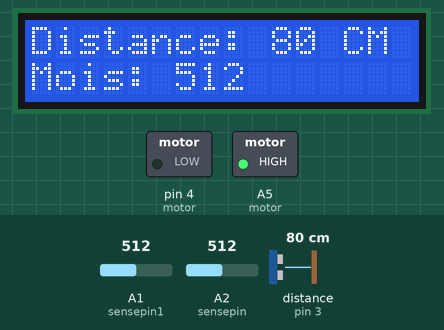
Bench run of a sketch on a simulated Arduino Uno, built with avr-gcc and run on an emulated ATmega328P. Parts: 16×2 character LCD, switched loads named in the sketch (green lamp = pin HIGH). Wiring (inferred from the names in the program): ultrasonic range finder: trigger pin 2; echo pin 3. Inputs (shaded band) come from the test bench; at power-on: A2 (sensepin) = 512, distance to the obstacle (sensor on pin 3) 80 cm, A1 (sensepin1) = 512. The echo pulse lasts 58.3 µs per cm; the modem accepts every AT command (registered, SIM ready, sends succeed) and sends nothing else; pins used as bus, display or sensor lines are not drawn; what the sketch prints to the serial monitor is not drawn.

Above: at 11.7 s.
11.8 s: A2 (sensepin) set to 490
At 18.8 s:
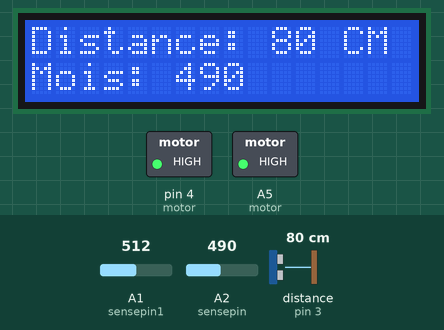
19.1 s: distance to the obstacle (sensor on pin 3) set to 2 cm
At 24.9 s:
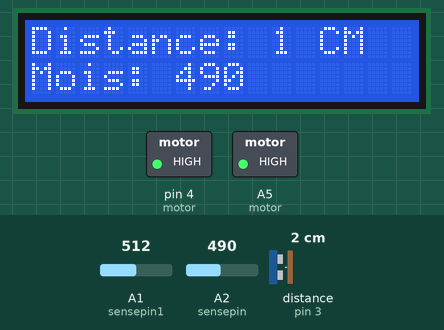
26.1 s: distance to the obstacle (sensor on pin 3) set to 4 cm
At 32.1 s:
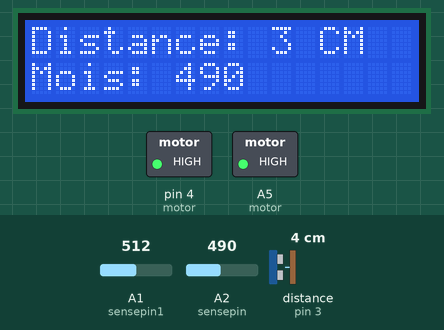
33.1 s: A2 (sensepin) set to 510
At 39.3 s:
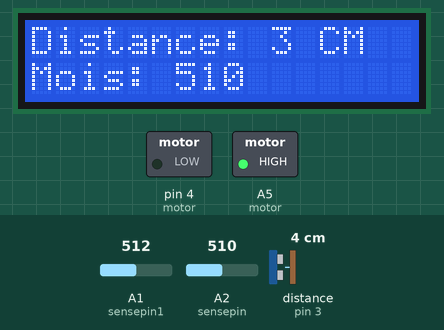
40.1 s: distance to the obstacle (sensor on pin 3) set to 9 cm
At 46.5 s:
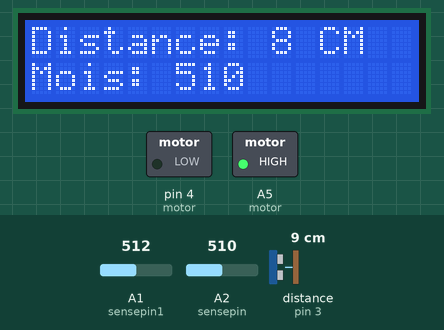
47.1 s: A1 (sensepin1) set to 492
At 53.7 s:
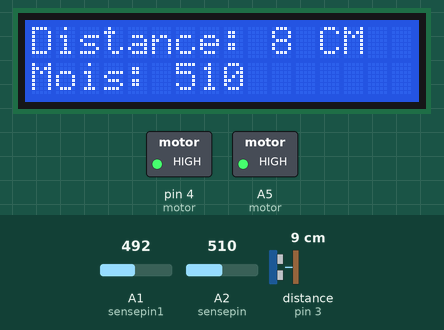
Timing chart, 0 to 55.2 s (numbered marks = the images above; inputs shaded):
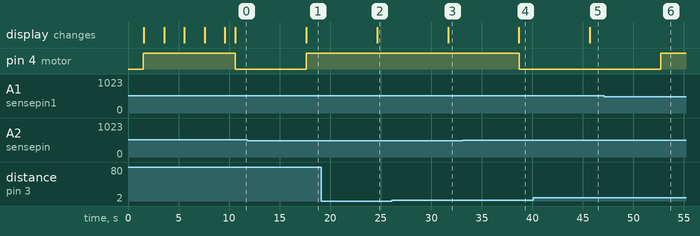

The sketch:

iot_irrigation_rain_mois_ultra.ino
```cpp
#include <LiquidCrystal.h>
LiquidCrystal lcd(7,8,9,10,11,12);
#include <SoftwareSerial.h>
// replace with your channel's thingspeak API key
String apiKey = "34QPS1VTMDHJ88FL";
SoftwareSerial ser(5, 6); // RX, TX
int sensepin = A2;
int sensepin1 = A1;
char buf1[16];
char buf2[16];
char buf3[16];
char buf4[16];
char buf5[16];
char buf6[16];
String stri, strj, strk;
String stri1, strj1, strm;
int i,j;
int mois;
const int trigPin = 2;
const int echoPin = 3;


void setup()
{
// Initialize the IO and ISR
// enable software serial
Serial.begin(9600);
  ser.begin(115200);
  // reset ESP8266
  ser.println("AT+RST");
   delay(500);
  ser.println("AT+CWMODE=3");
   delay(500);

  ser.println("AT+CWJAP=\"akash\",\"akash1995\"");
  delay(500);
 pinMode(4, OUTPUT);        //motor
      digitalWrite(4, HIGH);
   pinMode(A5, OUTPUT);        //motor
      digitalWrite(A5, HIGH);
       analogReference(DEFAULT);
       lcd.begin(16,2);
        lcd.setCursor(0,0);
 lcd.print("SLIET,Punjab");
 lcd.setCursor(0,1);
 lcd.print("");
 delay(2000);
 lcd.clear();
 lcd.setCursor(0,0);
 lcd.print("Made by:-");
 lcd.setCursor(0,1);
 lcd.print("Akash,Piyush");
 delay(2000);
 lcd.clear();
 lcd.setCursor(0,0);
 lcd.print("Rahul & Sunil");
 lcd.setCursor(0,1);
 lcd.print(" ");
 delay(2000);
 lcd.clear();
 lcd.setCursor(0,0);
 lcd.print("Supervisor:Dr.");
 lcd.setCursor(0,1);
 lcd.print("Charanjiv Gupta");
 delay(2000);
 lcd.clear();
 lcd.setCursor(0,0);
 lcd.print("Solar IOT ");
 lcd.setCursor(0,1);
 lcd.print("Irrigation ");
 delay(1000);
 lcd.clear();

}
void loop()
{
  long duration, inches, cm;
  i = analogRead(A1);
  j = analogRead(A2);
  Serial.print(i);
   Serial.print(" ");
   Serial.println(j);

       lcd.setCursor(0, 1);
    lcd.print("Mois: ");
 lcd.print(analogRead(A2));
  lcd.print("   ");
   // and the distance result in inches and centimeters:


  // The sensor is triggered by a HIGH pulse of 10 or more microseconds.
  // Give a short LOW pulse beforehand to ensure a clean HIGH pulse:
  pinMode(trigPin, OUTPUT);
  digitalWrite(trigPin, LOW);
  delayMicroseconds(2);
  digitalWrite(trigPin, HIGH);
  delayMicroseconds(10);
  digitalWrite(trigPin, LOW);

  // Read the signal from the sensor: a HIGH pulse whose
  // duration is the time (in microseconds) from the sending
  // of the ping to the reception of its echo off of an object.
  pinMode(echoPin, INPUT);
  duration = pulseIn(echoPin, HIGH);

  // convert the time into a distance
  inches = microsecondsToInches(duration);
  cm = microsecondsToCentimeters(duration);

    lcd.setCursor(0, 0);
      lcd.print("Distance: ");
    lcd.print(cm);
    lcd.print(" CM ");
  Serial.print(inches);
  Serial.print("in, ");
  Serial.print(cm);
  Serial.print("cm, ");

    if(analogRead(sensepin1)<500)    //rain
      {
          digitalWrite(4, HIGH);
         //   lcd.setCursor(0,1);
    //  lcd.print("Motor Off       ");
      }
        if(analogRead(sensepin1)>500)      //no rain
      {
          if(analogRead(sensepin)>500)    //no mois
          {

      //   lcd.setCursor(0,1);
   //   lcd.print("Motor On ");
        digitalWrite(4, LOW);

          }
          else if(analogRead(sensepin)<500)   //mois
          {
            digitalWrite(4, HIGH);
      //     lcd.setCursor(0,1);
     // lcd.print("Motor Off       ");
          }
      }

stri = dtostrf(i, 4, 1, buf1);
strk = dtostrf(cm, 3, 1, buf3);

strj = dtostrf(j, 4, 1, buf2);
  // TCP connection
  String cmd = "AT+CIPSTART=\"TCP\",\"";
  cmd += "184.106.153.149"; // api.thingspeak.com
  cmd += "\",80";
  ser.println(cmd);

  if(ser.find("Error")){
    Serial.println("AT+CIPSTART error");
    return;
  }

  // prepare GET string
  String getStr = "GET /update?api_key=";
  getStr += apiKey;
  getStr +="&field1=";
  getStr += String(stri);
  getStr += "\r\n\r\n";


  // send data length
  cmd = "AT+CIPSEND=";
  cmd += String(getStr.length());
  ser.println(cmd);


  if(ser.find(">")){
    ser.print(getStr);
  }
   else{
    ser.println("AT+CIPCLOSE");
    // alert user
    Serial.println("AT+CIPCLOSE");
  }
  // thingspeak needs 15 sec delay between updates

  delay(6000);
   i = analogRead(A1);
  j = analogRead(A2);
  Serial.print(i);
   Serial.print(" ");
   Serial.println(j);

       lcd.setCursor(0, 1);
    lcd.print("Mois: ");
 lcd.print(analogRead(A2));
  lcd.print("   ");
   // and the distance result in inches and centimeters:


  // The sensor is triggered by a HIGH pulse of 10 or more microseconds.
  // Give a short LOW pulse beforehand to ensure a clean HIGH pulse:
  pinMode(trigPin, OUTPUT);
  digitalWrite(trigPin, LOW);
  delayMicroseconds(2);
  digitalWrite(trigPin, HIGH);
  delayMicroseconds(10);
  digitalWrite(trigPin, LOW);

  // Read the signal from the sensor: a HIGH pulse whose
  // duration is the time (in microseconds) from the sending
  // of the ping to the reception of its echo off of an object.
  pinMode(echoPin, INPUT);
  duration = pulseIn(echoPin, HIGH);

  // convert the time into a distance
  inches = microsecondsToInches(duration);
  cm = microsecondsToCentimeters(duration);

    lcd.setCursor(0, 0);
      lcd.print("Distance: ");
    lcd.print(cm);
    lcd.print(" CM ");
  Serial.print(inches);
  Serial.print("in, ");
  Serial.print(cm);
  Serial.print("cm, ");

    if(analogRead(sensepin1)<500)    //rain
      {
          digitalWrite(4, HIGH);
         //   lcd.setCursor(0,1);
    //  lcd.print("Motor Off       ");
      }
        if(analogRead(sensepin1)>500)      //no rain
      {
          if(analogRead(sensepin)>500)    //no mois
          {

      //   lcd.setCursor(0,1);
   //   lcd.print("Motor On ");
        digitalWrite(4, LOW);

          }
          else if(analogRead(sensepin)<500)   //mois
          {
            digitalWrite(4, HIGH);
      //     lcd.setCursor(0,1);
     // lcd.print("Motor Off       ");
          }
      }

stri = dtostrf(i, 4, 1, buf1);
strk = dtostrf(cm, 3, 1, buf3);

strj = dtostrf(j, 4, 1, buf2);
  // TCP connection
  String cmd1 = "AT+CIPSTART=\"TCP\",\"";
  cmd1 += "184.106.153.149"; // api.thingspeak.com
  cmd1 += "\",80";
  ser.println(cmd1);

  if(ser.find("Error")){
    Serial.println("AT+CIPSTART error");
    return;
  }

  // prepare GET string
  String getStr1 = "GET /update?api_key=";
  getStr1 += apiKey;
  getStr1 +="&field2=";
  getStr1 += String(strj);
  getStr1 += "\r\n\r\n";


  // send data length
  cmd1 = "AT+CIPSEND=";
  cmd1 += String(getStr1.length());
  ser.println(cmd1);
  if(ser.find(">")){
    ser.print(getStr1);
  }
   else{
    ser.println("AT+CIPCLOSE");
    // alert user
    Serial.println("AT+CIPCLOSE");
  }
  // thingspeak needs 15 sec delay between updates
  delay(6000);
    i = analogRead(A1);
  j = analogRead(A2);
  Serial.print(i);
   Serial.print(" ");
   Serial.println(j);

       lcd.setCursor(0, 1);
    lcd.print("Mois: ");
 lcd.print(analogRead(A2));
  lcd.print("   ");
   // and the distance result in inches and centimeters:


  // The sensor is triggered by a HIGH pulse of 10 or more microseconds.
  // Give a short LOW pulse beforehand to ensure a clean HIGH pulse:
  pinMode(trigPin, OUTPUT);
  digitalWrite(trigPin, LOW);
  delayMicroseconds(2);
  digitalWrite(trigPin, HIGH);
  delayMicroseconds(10);
  digitalWrite(trigPin, LOW);

  // Read the signal from the sensor: a HIGH pulse whose
  // duration is the time (in microseconds) from the sending
  // of the ping to the reception of its echo off of an object.
  pinMode(echoPin, INPUT);
  duration = pulseIn(echoPin, HIGH);

  // convert the time into a distance
  inches = microsecondsToInches(duration);
  cm = microsecondsToCentimeters(duration);

    lcd.setCursor(0, 0);
      lcd.print("Distance: ");
    lcd.print(cm);
    lcd.print(" CM ");
  Serial.print(inches);
  Serial.print("in, ");
  Serial.print(cm);
  Serial.print("cm, ");

    if(analogRead(sensepin1)<500)    //rain
      {
          digitalWrite(4, HIGH);
         //   lcd.setCursor(0,1);
    //  lcd.print("Motor Off       ");
      }
        if(analogRead(sensepin1)>500)      //no rain
      {
          if(analogRead(sensepin)>500)    //no mois
          {

      //   lcd.setCursor(0,1);
   //   lcd.print("Motor On ");
        digitalWrite(4, LOW);

          }
          else if(analogRead(sensepin)<500)   //mois
          {
            digitalWrite(4, HIGH);
      //     lcd.setCursor(0,1);
     // lcd.print("Motor Off       ");
          }
      }

stri = dtostrf(i, 4, 1, buf1);
strk = dtostrf(cm, 3, 1, buf3);

strj = dtostrf(j, 4, 1, buf2);
  // TCP connection
  String cmd2 = "AT+CIPSTART=\"TCP\",\"";
  cmd2 += "184.106.153.149"; // api.thingspeak.com
  cmd2 += "\",80";
  ser.println(cmd2);

  if(ser.find("Error")){
    Serial.println("AT+CIPSTART error");
    return;
  }

  // prepare GET string
  String getStr2 = "GET /update?api_key=";
  getStr2 += apiKey;
  getStr2 +="&field3=";
  getStr2 += String(strk);
  getStr2 += "\r\n\r\n";


  // send data length
  cmd2 = "AT+CIPSEND=";
  cmd2 += String(getStr2.length());
  ser.println(cmd2);


  if(ser.find(">")){
    ser.print(getStr2);
  }
   else{
    ser.println("AT+CIPCLOSE");
    // alert user
    Serial.println("AT+CIPCLOSE");
  }
  // thingspeak needs 15 sec delay between updates

  delay(6000);


}

long microsecondsToInches(long microseconds)
{
  // According to Parallax's datasheet for the PING))), there are
  // 73.746 microseconds per inch (i.e. sound travels at 1130 feet per
  // second).  This gives the distance travelled by the ping, outbound
  // and return, so we divide by 2 to get the distance of the obstacle.

  return microseconds / 74 / 2;
}

long microsecondsToCentimeters(long microseconds)
{
  // The speed of sound is 340 m/s or 29 microseconds per centimeter.
  // The ping travels out and back, so to find the distance of the
  // object we take half of the distance travelled.
  return microseconds / 29 / 2;
}
```

Measured:
- the behaviour switches between 500 and 499 on A2 (sensepin) (found by bisection; images 0 and 1)
- the behaviour switches between 500 and 499 on A1 (sensepin1) (found by bisection; images 5 and 6)
- after the input at 11.8 s, pin 4 (motor): LOW → HIGH after 5.8 s; the display: changes after 5.8 s (image 1)
- after the input at 19.1 s, the display: changes after 5.5 s (image 2)
- after the input at 26.1 s, the display: changes after 5.6 s (image 3)
- after the input at 33.1 s, pin 4 (motor): HIGH → LOW after 5.6 s; the display: changes after 5.6 s (image 4)
- after the input at 40.1 s, the display: changes after 5.6 s (image 5)
- after the input at 47.1 s, pin 4 (motor): LOW → HIGH after 5.6 s
